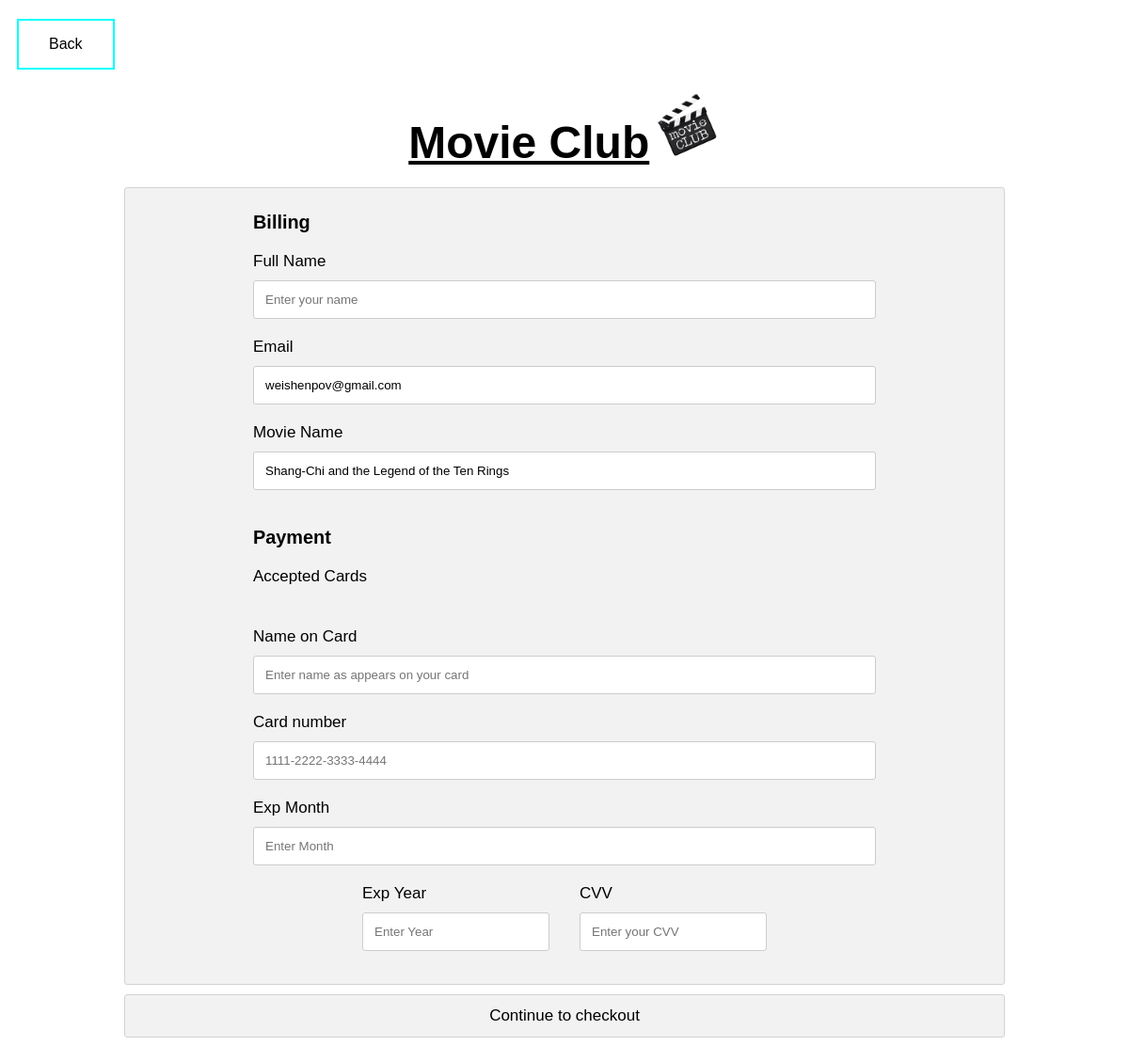
The app's page /checkout.php?a=5 (signed in) with its own data.
### tables this page shows
CREATE TABLE `registration` (
  `sno` int(3) NOT NULL,
  `username` varchar(255) NOT NULL,
  `email` varchar(35) NOT NULL,
  `mobile` varchar(10) NOT NULL,
  `pass` varchar(35) NOT NULL,
  `cpass` varchar(35) NOT NULL
);

CREATE TABLE `movie` (
  `m_id` int(3) NOT NULL,
  `movie_name` varchar(235) NOT NULL,
  `movie_desc` varchar(500) NOT NULL,
  `movie_lang` varchar(30) NOT NULL,
  `movie_price` int(7) NOT NULL
);

### checkout.php (the view, shortened to what this page needs)
<?php
    include("connection.php");
?>
<!DOCTYPE html>
<html>
<head>
<link href="nav_buttons.css" type="text/css" rel="stylesheet"/>
<a href="movies.php" class=nav_button>Back</a>
</head>
<body>
  <h3 align= "center">
    <font face="Arial" size="8"><u>Movie Club</u></font>
     <img src="index_images/6.png" height="70" width="70"></img>
 </h3>
<div class="row">
  <div class="col-75">
    <div class="container">
      <form action="insert_code.php" method="POST">
        <div class="row">
          <div class="col-50">
            <h3>Billing </h3>
            <label for="fname"><i class="fa fa-user"></i> Full Name</label>
            <input type="text" id="name" name="fullname" placeholder="Enter your name">
            <label for="email"><i class="fa fa-envelope"></i> Email</label>
            <input type="text" id="email" name="email" value="<?php
                    $a = $_SESSION["login"];
                    $find= "select email from registration where sno='$a'";
                    $result = $con->query($find);
                    $row = $result->fetch_assoc();
                    echo $row["email"];
                    ?>">
            <label for="adr"><i class="fa fa-address-card-o"></i> Movie Name</label>
            <input type="text" id="adr" name="movie_name" value="<?php
                $a = $_GET["a"];
                $query="select movie_name from movie where m_id='$a'";
                $result=$con->query($query);
                $row = $result->fetch_assoc();
                echo $row["movie_name"];
            ?>">
            </div>
          </div>
          <div class="row">
          <div class="col-50">
            <h3>Payment</h3>
            <label for="fname">Accepted Cards</label>
            <div class="icon-container">
            </div>
            <label for="cname">Name on Card</label>
            <input type="text" id="cname" name="cardname" placeholder="Enter name as appears on your card">
            <label for="ccnum">Card number</label>
            <input type="text" id="ccnum" name="cardnumber" placeholder="1111-2222-3333-4444">
            <label for="expmonth">Exp Month</label>
            <input type="text" id="expmonth" name="expmonth" placeholder="Enter Month">
            <div class="row">
              <div class="col-50">
                <label for="expyear">Exp Year</label>
                <input type="text" id="expyear" name="expyear" placeholder="Enter Year">
              </div>
              <div class="col-50">
                <label for="cvv">CVV</label>
                <input type="text" id="cvv" name="cvv" placeholder="Enter your CVV">
              </div>
            </div>
          </div>
        </div>
        </div>
        <input type="submit" name="check" value="Continue to checkout" class="btn">
    </div>
  </div>
</body>
</html>

### nav_buttons.css (style rules this page uses)
.nav_button { background-color:cyan; border: none; color: white; padding: 16px 32px; text-align: center; text-decoration: none; display: inline-block; font-size: 16px; margin: 4px 2px; transition-duration: 0.4s; cursor: pointer; }
.nav_button { background-color: white; color: black; border: 2px solid cyan; }

### checkout.php (style rules this page uses)
body { font-family: Arial; font-size: 17px; padding: 8px; }
* { box-sizing: border-box; }
.row { display: -ms-flexbox; display: flex; -ms-flex-wrap: wrap; flex-wrap: wrap; margin: 0 100px; }
.col-50 { -ms-flex: 50%; flex: 50%; }
.col-75 { -ms-flex: 75%; flex: 75%; }
.col-25, .col-50, .col-75 { padding: 0 16px; }
.container { background-color: #f2f2f2; padding: 5px 20px 15px 20px; border: 1px solid lightgrey; border-radius: 3px; }
input[type=text] { width: 100%; margin-bottom: 20px; padding: 12px; border: 1px solid #ccc; border-radius: 3px; }
label { margin-bottom: 10px; display: block; }
.icon-container { margin-bottom: 20px; padding: 7px 0; font-size: 24px; }
.btn { background-color: #f2f2f2; color: black; padding: 12px; margin: 10px 0; border: 1px solid lightgrey; border-radius: 3px; width: 100%; cursor: pointer; font-size: 17px; }
a { color: #2196F3; }

### records on screen
registration: email "weishenpov@gmail.com"
movie: movie_name "Shang-Chi and the Legend of the Ten Rings"
